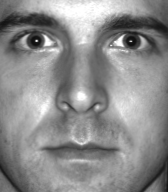
%> input picture myImg/0.pgm, 168 x 192 px
$ octave warper.m   (GNU Octave 9; MATLAB toolbox functions it lacks are replaced by stand-ins)
%> lines starting %> are read from the running program, lines starting %| are printed output that depends on the picture
### showImage.m
function showImage(img)
%
% showImage(img)
%
% Displays a grayscale image at it's true size
% (1 screen pixel per image pixel).
% img - is a grayscale image with values [0..255]
%
%
% Written by Hagit Hel-Or  I.D. xxxxxxxx
% Last Modified 5/3/97
%

if nargin <1
    error('USAGE: showImage(img)');
end;

img = img + 1;
figNum = figure;
image(img);

colormap(gray(256));

% resize window so we have enough room for image.
[row,col] = size(img);
rect = get(figNum,'Position');
set(figNum, 'Position', [rect(1), rect(2), col, row]);
set(figNum, 'Resize','off');

% resize axes of the image so it fits the axes perfectly.
ha = gca;
set(ha, 'Units', 'pixels');
axis off;
set(ha, 'Position', [1, 1, col, row]);

% remove menu bar
set(figNum,'MenuBar','none');

### warper.m
%TODO:
% include ShowImage file

clear;
clc;
close all;
disp('Hello and welcome to our script!');
disp('');

% A = imread('imgs\BioID_0001.pgm', 'pgm');

A(1,:,:) = imread('myImg\0.pgm', 'pgm');
A(2,:,:) = imread('myImg\1.pgm', 'pgm');
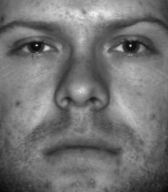
%> input picture myImg/1.pgm, 168 x 192 px
A(3,:,:) = imread('myImg\2.pgm', 'pgm');
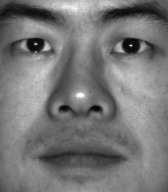
%> input picture myImg/2.pgm, 168 x 192 px
A(4,:,:) = imread('myImg\3.pgm', 'pgm');
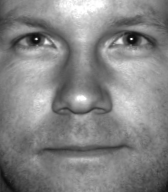
%> input picture myImg/3.pgm, 168 x 192 px
A(5,:,:) = imread('myImg\4.pgm', 'pgm');
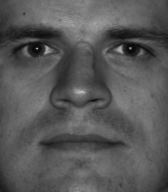
%> input picture myImg/4.pgm, 168 x 192 px

B = reshape(A(1,:,:),192,168);
%> B is the input picture: size 192x168 uint8; min 11, max 255, mean 140.3
showImage(B);
B = reshape(A(2,:,:),192,168);
%> B is the input picture: size 192x168 uint8; min 9, max 246, mean 114.6
showImage(B);
B = reshape(A(3,:,:),192,168);
%> B is the input picture: size 192x168 uint8; min 6, max 255, mean 119.3
showImage(B);
B = reshape(A(4,:,:),192,168);
%> B is the input picture: size 192x168 uint8; min 9, max 255, mean 132.7
showImage(B);
B = reshape(A(5,:,:),192,168);
%> B is the input picture: size 192x168 uint8; min 6, max 203, mean 87.9
showImage(B);

return;
A = imread('myImg\1.pgm', 'pgm');

showImage(A);
disp('enter 1st');
[x, y] = ginput();
Ox = x';
Oy = y';

disp('enter 2nd');
[x, y] = ginput();
Tx = x';
Ty = y';

% baseed on myImg\0.pgm
% Tx = [42,69,91,116,81,10,36,56,36,109,134,159,132,56,80,108];
% Ty = [149,143,145,150,160,47,33,46,49,46,33,51,50,101,112,103];

B = warpImage(A, Ox, Oy, Tx, Ty);
%
showImage(B);
